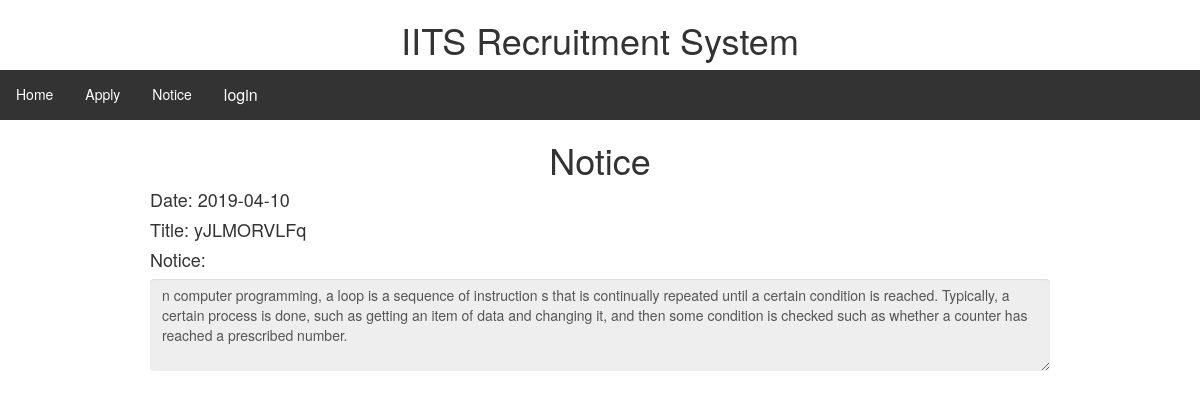
Page /public-notice-display.php on the committed database.
### tables this page shows
CREATE TABLE `notice` (
  `ID` int(11) NOT NULL,
  `notice_date` date NOT NULL,
  `title` varchar(1200) NOT NULL,
  `notice` varchar(1000) NOT NULL,
  `public` tinyint(1) NOT NULL
);

### public-notice-display.php (the view, shortened to what this page needs)
<h1>
    <center>IITS Recruitment System</center>
</h1>
<?php
include('sidebar.php'); ?>
<h1 align="center">Notice</h1>
<?php
include('dbcon.php');
$sql = "SELECT * FROM notice where public=1 order by notice_date desc";
$qry = mysqli_query($connection, $sql);
if (mysqli_num_rows($qry) > 0) {
    while ($row = mysqli_fetch_assoc($qry)) {
        ?>
        <div style="width: 900px; margin: 0 auto">
            <h4>Date: <?php echo $row['notice_date'] ?></h4>
            <h4>Title: <?php echo $row['title'] ?></h4>
            <h4>Notice:</h4>
            <textarea class="form-control" style="border: none;" readonly="true" rows="4"
                      cols="100"><?php echo $row['notice'] ?></textarea>
        </div>
        <?php
    }
} else {
    echo "not viewed";
}
?>

### rows in the picture
notice: notice_date "2019-04-10", title "yJLMORVLFq", notice "n computer programming, a loop is a sequence of instruction s that is continually repeated until a certain condition is reached. Typically, a certain process is done, such as getting an item of data and changing it, and then some condition is checked such as whether a counter has reached a prescribed number."
